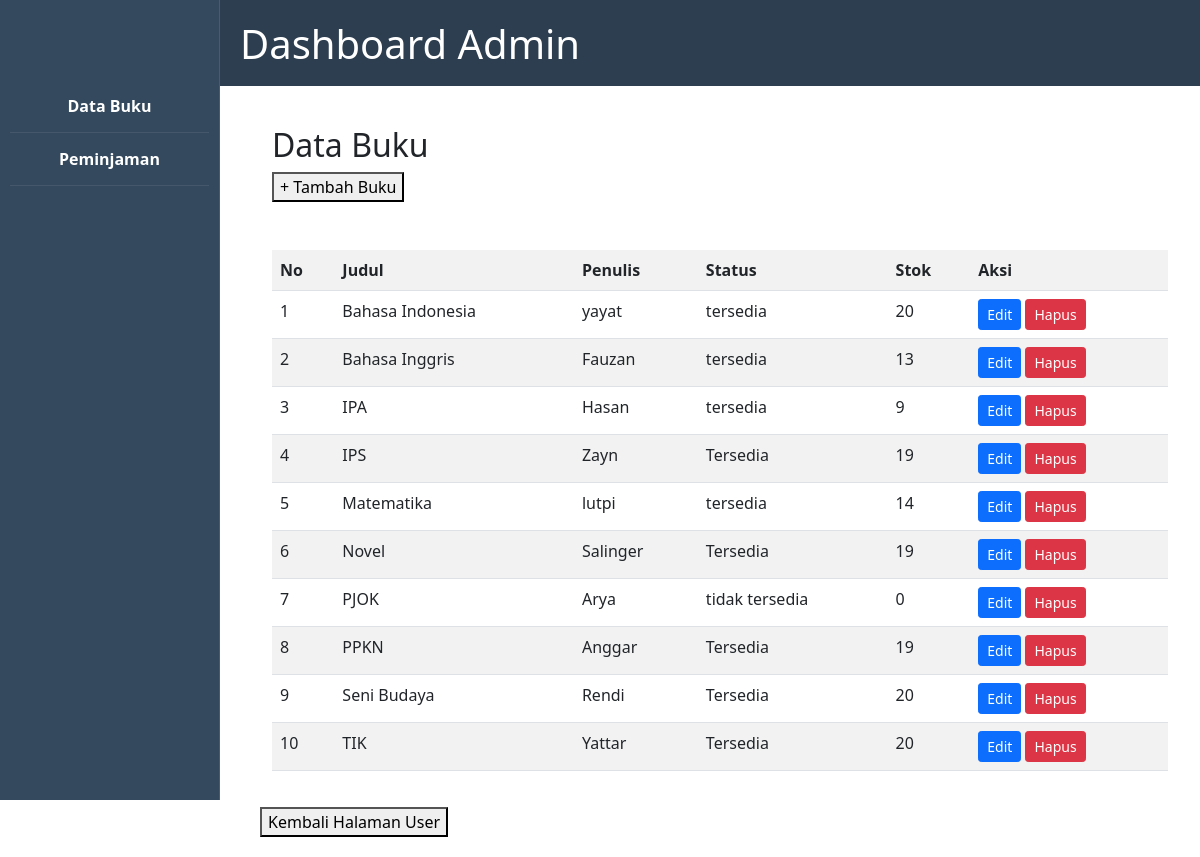
The app's page /assets/admin/admin.php with its own data.
### tables this page shows
CREATE TABLE `tbuku` (
  `id_buku` int(11) NOT NULL,
  `judul` varchar(50) NOT NULL,
  `penulis` varchar(50) NOT NULL,
  `status` varchar(50) NOT NULL DEFAULT 'Tersedia',
  `stok` int(11) NOT NULL,
  `gambar` varchar(255) NOT NULL
);

### assets/admin/admin.php (the view, shortened to what this page needs)
<?php
    include "../config/koneksi.php"
?>
<!DOCTYPE html>
<html>
<head>
    <link rel="stylesheet" href="../bootstrap-5.0.2-dist/css/style2.css">
    <link rel="stylesheet" href="../bootstrap-5.0.2-dist/css/bootstrap.min.css">
</head>
<body class="admin-page">
<header>
    <h1>Dashboard Admin</h1>
</header>
<nav class="sidebar">
    <a href="#">Data Buku</a>
    <a href="peminjaman.php">Peminjaman</a>
</nav>
<main class="admin-content">
    <div class="container">
<h2>Data Buku</h2>
        <button class="btn-tambah" type="submit" name="simpan" data-bs-toggle="modal" data-bs-target="#tambah_buku">+ Tambah Buku</button>
        <table class="table table-striped table-hover mt-5">
       <tr>
           <th>No</th>
           <th>Judul</th>
           <th>Penulis</th>
           <th>Status</th>
           <th>Stok</th>
           <th>Aksi</th>
       </tr>
<?php
            $no = 1;
            $query = "SELECT * FROM tbuku ORDER BY judul ASC";
            $result = mysqli_query($koneksi, $query);
            while ($data = mysqli_fetch_assoc($result)){
        ?>
            <tr>
                <td><?= $no++ ?></td>
                <td><?= $data['judul'] ?></td>
                <td><?= $data['penulis'] ?></td>
                <td><?= $data['status'] ?></td>
                <td><?= $data['stok'] ?></td>
                <td>
                    <button class="btn btn-primary
                     btn-sm" data-bs-toggle="modal"
                     data-bs-target="#edit<?= $data['id_buku']?>">Edit
                    </button>
                    <button class="btn btn-danger btn-sm" data-bs-toggle="modal"
                     data-bs-target="#hapus<?= $data['id_buku']?>">Hapus</button>
                </td>
            </tr>
        <?php
             include "modal/edit_buku.php";
            }
        ?>
<div class="btn-keluar">
    <a href="../user/beranda.php">
    <button>Kembali Halaman User</button></a>
</div>
</main>
</body>
</html>

### records on screen
tbuku: judul "Bahasa Indonesia", penulis "yayat", status "tersedia", stok "20"
tbuku: judul "Bahasa Inggris", penulis "Fauzan", status "tersedia", stok "13"
tbuku: judul "IPA", penulis "Hasan", status "tersedia", stok "9"
tbuku: judul "IPS", penulis "Zayn", status "Tersedia", stok "19"
tbuku: judul "Matematika", penulis "lutpi", status "tersedia", stok "14"
tbuku: judul "Novel", penulis "Salinger", status "Tersedia", stok "19"
tbuku: judul "PJOK", penulis "Arya", status "tidak tersedia", stok "0"
tbuku: judul "PPKN", penulis "Anggar", status "Tersedia", stok "19"
tbuku: judul "Seni Budaya", penulis "Rendi", status "Tersedia", stok "20"
tbuku: judul "TIK", penulis "Yattar", status "Tersedia", stok "20"
